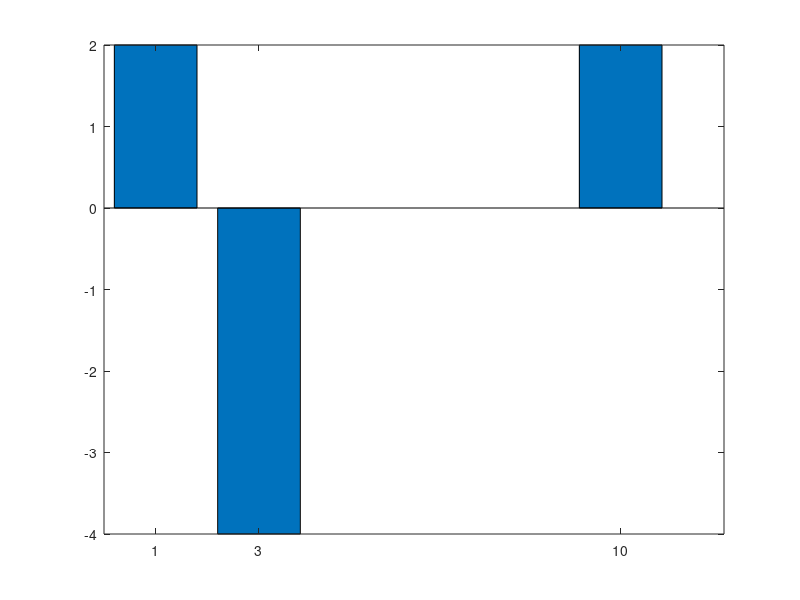
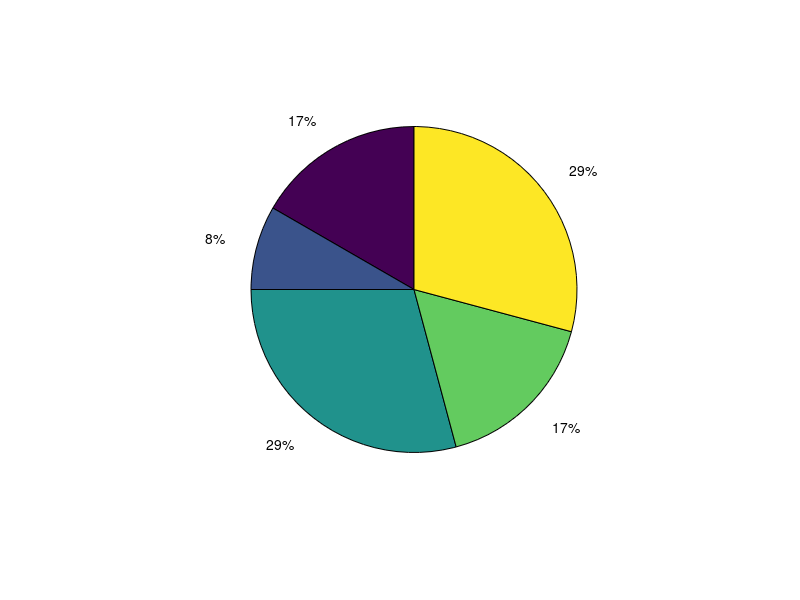

Reproduce these figures in MATLAB, in order.
%Plotting

%t = 0:pi/50:10*pi;
%plot3(sin(t), cos(t), t);

x_coordinates = [1,3,10];
y_coordinates = [2, -4, 2];
plot(x_coordinates, y_coordinates)
length(x_coordinates)
plot(x_coordinates, y_coordinates, '*') % * Points instead a line
grid on % Grid
xlabel('Selection')
ylabel('Change')
title('Changes in Selections during the past year')
axis([0,12,-10,20]) %Takes a four-element vector.
%The first element is the left end of the horizontal
%axis. The right end will be 12. The botton end of the vertical axis    
%is next, that's going to be minus 10. Upper axis limit 20.
bar(x_coordinates, y_coordinates) %Bar graph    
figure 
pie([4,2,7,4,7])
%close all %Close all fictures
%Load picture
%pic = imread('filename');
%image(pic)

